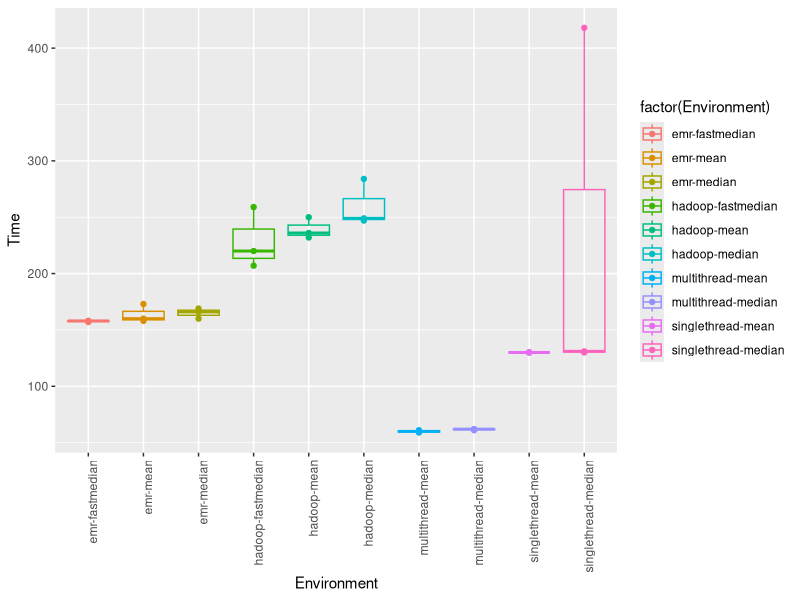

Recreate this plot in R.
## ---- chunk 1
require(ggplot2)
#read.csv("results.csv", header = FALSE)
s <- data.frame(read.csv("results.csv", header = FALSE))
colnames(s) = c("Environment","mode","Time")
print(ggplot(s,aes(Environment,Time,)) 
      + geom_boxplot(aes(color=factor(Environment)), fill=NA) 
      + geom_point(aes(color = factor(Environment)))
      + theme(axis.text.x = element_text(angle = 90, hjust = 1))
      + scale_fill_manual(values=c("blue","green","red","cyan",
              "darkblue","darkgreen","darkred","darkcyan", "darkred","darkcyan")))

